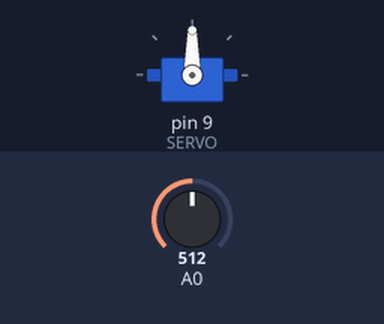
A sketch run on a simulated Arduino Uno, built with avr-gcc and run on an emulated ATmega328P. Shown: servo. The inputs (shaded band) are chosen by the test bench; at power-on: A0 = 512.

Above: at 1.2 s.
1.3 s: A0 set to 716
At 2.4 s:
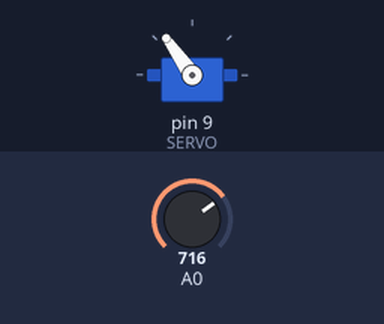
2.8 s: A0 set to 900
At 3.8 s:
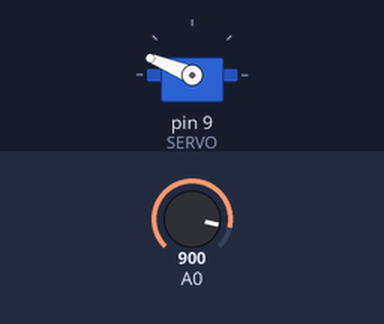
4.3 s: A0 set to 1023
At 5.2 s:
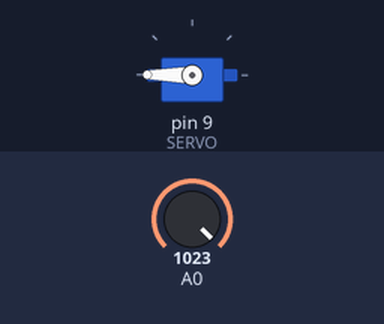
5.8 s: A0 set to 306
At 6.6 s:
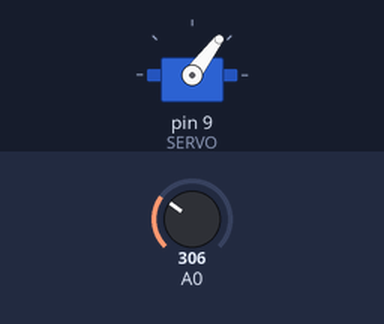
7.3 s: A0 set to 122
At 8.0 s:
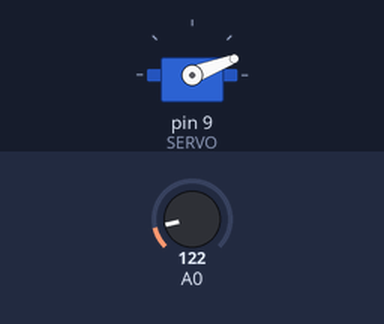
Timing chart, 0 to 9.8 s (numbered marks = the images above; inputs shaded):
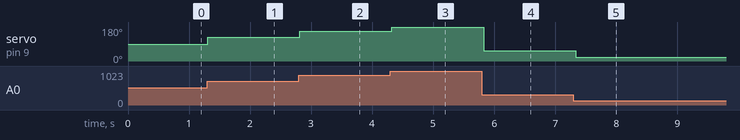

The sketch:

C7E2.ino
```cpp
#include <Servo.h>

#define SERVO 9
Servo servObj;
int analogPot = 0;

void setup() {
  servObj.attach(SERVO);
}

void loop() {
  analogPot = analogRead(A0);
  analogPot = map(analogPot, 0, 1023, 0, 180);

  servObj.write(analogPot);
  delay(50);
}
```

Measured:
- after the input at 1.3 s, servo on pin 9 (SERVO): 90° → 125° at once
- after the input at 2.8 s, servo on pin 9 (SERVO): 125° → 158° at once
- after the input at 4.3 s, servo on pin 9 (SERVO): 158° → 180° at once
- after the input at 5.8 s, servo on pin 9 (SERVO): 180° → 53° at once
- after the input at 7.3 s, servo on pin 9 (SERVO): 53° → 21° at once
